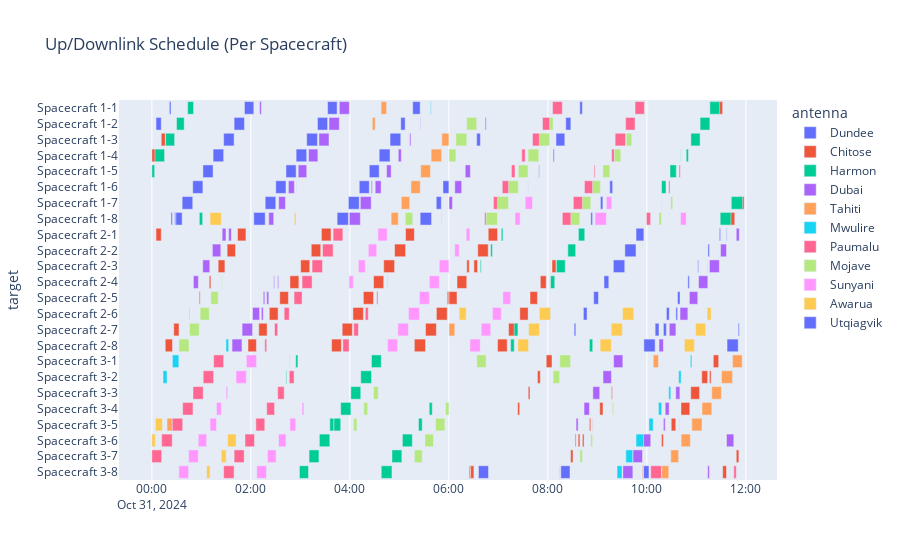

The cell this chart's notebook holds for it:
### Markdown cell above
Same plot as above but with the y-axis and legend swapped

### Code cell
fig = px.timeline(plot_data, x_start='start', x_end='end', color='antenna', y='target', title='Up/Downlink Schedule (Per Spacecraft)')
fig.update_yaxes(categoryorder='category descending')
fig.show()
